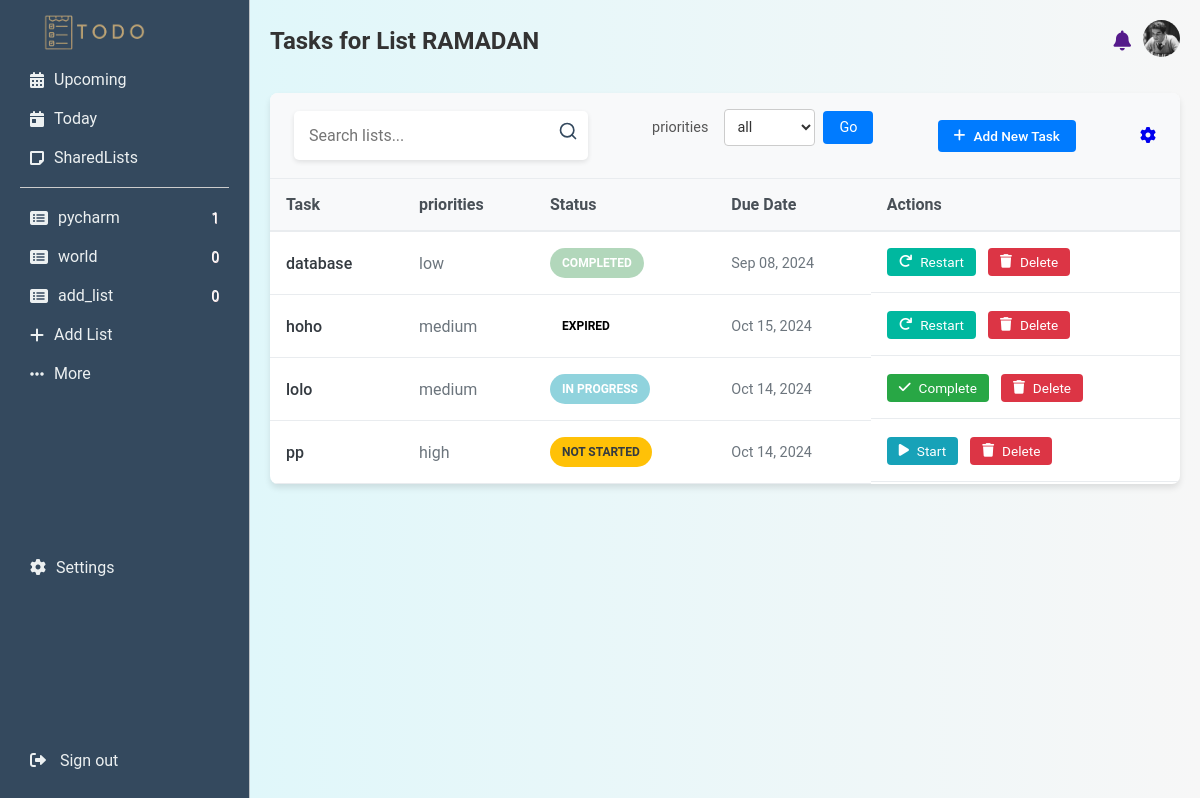
The app's page /list/8188dc98-758b-46e5-8b43-d438638714b2/ (signed in) with its own data.
### base/models.py (models this page shows, shortened)
class ToDoList(models.Model):
    id = models.UUIDField(primary_key=True, default=uuid.uuid4, editable=False)
    user = models.ForeignKey(CustomUser, on_delete=models.CASCADE, related_name='todo_lists')
    name = models.CharField(max_length=255)
    description = models.TextField()
    created_at = models.DateTimeField(auto_now_add=True)
    updated_at = models.DateTimeField(auto_now=True)
    is_private = models.BooleanField(default=True)
    icon = models.CharField(max_length=50, default='fa-list-alt')
    def __str__(self):
        return self.name
    class Meta:
        verbose_name = "To-Do List"
        verbose_name_plural = "To-Do Lists"

class Task(models.Model):
    STATUS_CHOICES = [
        ('not_started', 'Not Started'),
        ('in_progress', 'In Progress'),
        ('completed', 'Completed'),
        ('expired','Expired'),
    ]
    PRIORITY_CHOICES = [
        ('low', 'Low'),
        ('medium', 'Medium'),
        ('high', 'High'),
    ]
    task_id = models.UUIDField(primary_key=True, default=uuid.uuid4, editable=False)
    to_do_list = models.ForeignKey(ToDoList, on_delete=models.CASCADE, related_name='tasks')
    title = models.CharField(max_length=255)
    due_time = models.TimeField(default=time(12, 0))
    status = models.CharField(max_length=50, choices=STATUS_CHOICES, default='not_started')
    due_date = models.DateTimeField(null=True, blank=True)
    priorities = models.CharField(max_length=50, choices=PRIORITY_CHOICES, default='medium')
    created_at = models.DateTimeField(auto_now_add=True)
    updated_at = models.DateTimeField(auto_now=True)
    class Meta:
        verbose_name = "Task"
        verbose_name_plural = "Tasks"
        indexes = [
            models.Index(fields=['title']),
            models.Index(fields=['status']),
        ]

### base/views.py (the view, shortened to what this page needs)
# urls.py: path('list/<uuid:list_id>/', views.tasks_for_list, name='tasks_for_list'),
def tasks_for_list(request, list_id):
    custom_user = CustomUser.objects.get(user=request.user)
    to_do_list = ToDoList.objects.get(id=list_id)
    search_query = request.GET.get('search', '')
    filter_query = request.GET.get('filter', '')
    tasks = Task.objects.filter(to_do_list=to_do_list)
    if search_query:
        tasks = tasks.filter(title__icontains=search_query)
    return render(request, 'base/tasks_for_list.html', {'tasks': tasks, 'title': f'Tasks for List {to_do_list}', 'search_query': search_query, 'list_id': list_id})

### base/context_processors.py (called while the page is built)
def user_info(request):
    if request.user.is_authenticated:
        try:
            user_profile = CustomUser.objects.get(user = request.user)
            return {
                'user':user_profile,
                'image_profile':user_profile.image_profile
            }
        except:
            print('there is error ')
    return{}

def side_bare_links(request):
    if request.user.is_authenticated:
        custom_user = CustomUser.objects.get(user=request.user)
        user_last_lists = ToDoList.objects.filter(user=custom_user).annotate(task_count=Count('tasks')).order_by('-updated_at')[:3]
        return {'custom_user': custom_user, 'user_last_lists': user_last_lists}
    return {'custom_user': None, 'user_last_lists': []}

### base/templates/base/tasks_for_list.html (shortened to what this page needs)
{% extends 'base/base.html' %}
{% load static %}
{% block extra_css %}
<link rel="stylesheet" href="{% static 'css/tasks_for_list.css' %}">
<link rel="stylesheet" href="https://cdnjs.cloudflare.com/ajax/libs/font-awesome/6.0.0-beta3/css/all.min.css">
{% endblock extra_css %}
{% block content %}
<div class="task-wrapper">
    <div class="task-header">
        <div class="search-container">
            <form  method='GET'>
            <input type="text" class="search-input" name='search' placeholder="Search lists..." value='{{search_query}}'>
            <button class="search-btn" type='submit' >
                <svg xmlns="http://www.w3.org/2000/svg" width="20" height="20" viewBox="0 0 24 24" fill="none" stroke="currentColor" stroke-width="2" stroke-linecap="round" stroke-linejoin="round">
                    <circle cx="11" cy="11" r="8"></circle>
                    <line x1="21" y1="21" x2="16.65" y2="16.65"></line>
                </svg>
            </button>
        </form>
        </div>
            <div class="filter_priorities">
                <form method='GET'>
                    <label for="priorities">priorities</label>
                    <select name="filter" id='priorities'>
                        <option value="all">all</option>
                    </select>
                    <button type='submit'>Go</button>
                </form>
            </div>
        <a href="{% url 'add_task' list_id=list_id %}" class="btn add-task-btn">
            <i class="fas fa-plus"></i> Add New Task
        </a>
        <a href="{% url 'edit_todo_list' list_id %}">
            <i class="fa-solid fa-gear"></i>
        </a>
    </div>
    <table class="task-table">
        <thead>
            <tr>
                <th>Task</th>
                <th class="hide-on-mobile">priorities</th>
                <th>Status</th>
                <th>Due Date</th>
                <th>Actions</th>
            </tr>
        </thead>
        <tbody>
            {% for task in tasks %}
                <tr class="task-row">
                    <td class="task-name">{{ task.title }}</td>
                    <td class="task-description hide-on-mobile">{{ task.priorities }}</td>
                    <td>
                        <span class="task-status status-{{ task.status|lower|slugify }}">
                            {{ task.get_status_display }}
                        </span>
                    </td>
                    <td class="task-due-date">{% if task.due_date %}{{ task.due_date|date:"M d, Y" }}{% else %}N/A{% endif %}</td>
                    <td class="task-controls">
                      {% if task.status == 'not_started'%}
                      <form action="{% url 'change_task_status' task.task_id %}" method='POST'>  {{ edit_1 }}
                      <button class="btn btn-start" type='submit'>
                        <i class="fas fa-play"></i> Start
                    </button>
                </form>
                       {% elif task.status == 'in_progress' %}
                       <form action="{% url 'change_task_status' task.task_id %}" method='POST' >
                       <button class="btn btn-complete" type='submit'>
                        <i class="fas fa-check"></i> Complete
                    </button>
                </form>
                    {% else %}
                       <button class="btn btn-restart" type='submit'>
                        <i class="fas fa-redo"></i> Restart
                    </button>
                {% endif %}
                <form action="{% url 'remove_task' task.task_id %}" method='POST'>
                    <button class="btn btn-delete" type='submit'>
                        <i class="fas fa-trash"></i> Delete
                    </button>
                </form>
                    </td>
                </tr>
            {% empty %}
                <tr>
                    <td colspan="5" class="no-tasks">No tasks available for this list.</td>
                </tr>
            {% endfor %}
        </tbody>
    </table>
</div>
{% endblock content %}

### base/templates/base/sidebar.html (shortened to what this page needs)
{% load static %}
{% block extra_css %}
  <link rel="stylesheet" href=" {% static 'css/side_bare_hero.css' %}">
{% endblock extra_css %}
<div class="sidebar">
  <a href=" {% url 'home' %}"> <img src="{% static 'logo/todo-removebg-preview.png' %}" alt="logo" class='logo'> </a>
  <div class="tasks">
    <div class="task-item">
      <i class="fas fa-calendar-alt"></i>
      <a>Upcoming</a>
    </div>
    <div class="task-item active">
      <i class="fas fa-calendar-day"></i>
      <a href="{% url 'today_tasks' %}">Today</a>
    </div>
    <div class="task-item">
      <i class="fas fa-sticky-note"></i>
      <a href='{% url 'shared_list' %}'>SharedLists</a>
    </div>
  </div>
  <hr>
  <div class="lists">
    {% for list in user_last_lists %}
    <div class="list-item">
      <i class="fa {{list.icon}}"></i>
      <a href="{% url 'tasks_for_list' list_id=list.id %}">{{ list.name }}</a>
      <span class="task-count">{{ list.task_count }}</span>
    </div>
    {% endfor %}
    <div class="add-new-list">
        <i class="fas fa-plus"></i>
      <a href='{% url 'create_todo_list' %}'>
        Add List
      </a>
    </div>
    <div class="more-link">
      <i class="fas fa-ellipsis-h"></i>
      <a href="{% url 'lists_view' %}">More</a>
    </div>
  </div>
  <div class="settings">
    <i class="fas fa-cog"></i>
    <a>Settings</a>
  </div>
  <div class="sign-out">
    <a href="{% url 'logout' %}">
      <i class="fas fa-sign-out-alt"></i>
      <span>Sign out</span>
    </a>
  </div>
</div>

### base/static/css/style.css (style rules this page uses)
* { margin: 0; padding: 0; box-sizing: border-box; font-family: "Roboto", system-ui; }
body { font-family: Arial, sans-serif; background-color: #F4F7F9; }

### base/static/css/tasks_for_list.css (style rules this page uses)
.task-wrapper { max-width: 1200px; margin: 2rem auto; background-color: #ffffff; border-radius: 8px; box-shadow: 0 4px 6px rgba(0, 0, 0, 0.1); overflow: hidden; }
.task-header { display: flex; justify-content: space-between; align-items: center; padding: 1rem 1.5rem; background-color: #f8f9fa; border-bottom: 1px solid #e9ecef; }
.task-table { width: 100%; border-collapse: separate; border-spacing: 0; }
.task-table th { text-align: left; padding: 1rem; background-color: #f8f9fa; border-bottom: 2px solid #e9ecef; font-weight: 600; color: #495057; }
.task-row { transition: background-color 0.3s ease; }
.task-row td { padding: 1rem; border-bottom: 1px solid #e9ecef; }
.task-name { font-weight: 500; color: #343a40; }
.task-description { color: #6c757d; max-width: 300px; white-space: nowrap; overflow: hidden; text-overflow: ellipsis; }
.task-status { font-weight: bold; text-transform: uppercase; font-size: 0.75rem; padding: 0.5rem 0.75rem; border-radius: 29px; display: inline-block; -webkit-border-radius: 29px; -moz-border-radius: 29px; -ms-border-radius: 29px; -o-border-radius: 29px; }
.status-not_started { background-color: #ffc107; color: #343a40; }
.status-in_progress { background-color: #17a3b87a; color: #ffffff; }
.status-completed { background-color: #17853154; color: #ffffff; }
.task-due-date { color: #6c757d; font-size: 0.9rem; }
.task-controls { display: flex; gap: 0.75rem; }
.btn { padding: 0.375rem 0.75rem; border: none; border-radius: 4px; cursor: pointer; transition: all 0.3s ease; text-decoration: none; font-size: 0.85rem; display: inline-flex; align-items: center; justify-content: center; }
.btn i { margin-right: 0.5rem; }
.btn-start { background-color: #17a2b8; color: #ffffff; }
.btn-complete { background-color: #28a745; color: #ffffff; }
.btn-restart { background-color: #00b89f; color: #ffffff; }
.btn-delete { background-color: #dc3545; color: #ffffff; }
.add-task-btn { background-color: #007bff; color: #ffffff; font-weight: 500; padding: 0.5rem 1rem; }
.search-container { display: flex; align-items: center; background-color: white; border-radius: 5px; padding: 5px; box-shadow: 0 2px 5px rgba(0, 0, 0, 0.1); }
.search-input { border: none; padding: 10px; font-size: 16px; width: 250px; outline: none; }
.search-btn { background: none; border: none; cursor: pointer; padding: 5px; }
.search-btn svg { color: #34495e; }
.filter_priorities { display: flex; align-items: center; margin-bottom: 1rem; }
.filter_priorities form { display: flex; align-items: center; gap: 0.5rem; }
.filter_priorities label { font-size: 0.9rem; color: #555; margin-right: 0.5rem; }
.filter_priorities select { padding: 0.5rem; border: 1px solid #ccc; border-radius: 4px; background-color: #fff; font-size: 0.9rem; color: #333; cursor: pointer; transition: border-color 0.3s ease; }
.filter_priorities button { padding: 0.5rem 1rem; background-color: #007bff; color: #fff; border: none; border-radius: 4px; font-size: 0.9rem; cursor: pointer; transition: background-color 0.3s ease; }

### records on screen
ToDoList: name "pycharm", task_count "1"
ToDoList: name "world", task_count "0"
ToDoList: name "add_list", task_count "0"
Task: title "database", priorities "low", status "COMPLETED", due_date "Sep 08, 2024", shows "Restart"
Task: title "hoho", priorities "medium", status "EXPIRED", due_date "Oct 15, 2024", shows "Restart"
Task: title "lolo", priorities "medium", status "IN PROGRESS", due_date "Oct 14, 2024", shows "Complete"
Task: title "pp", priorities "high", status "NOT STARTED", due_date "Oct 14, 2024"

### other values on screen
{{ title }} "Tasks for List RAMADAN"
